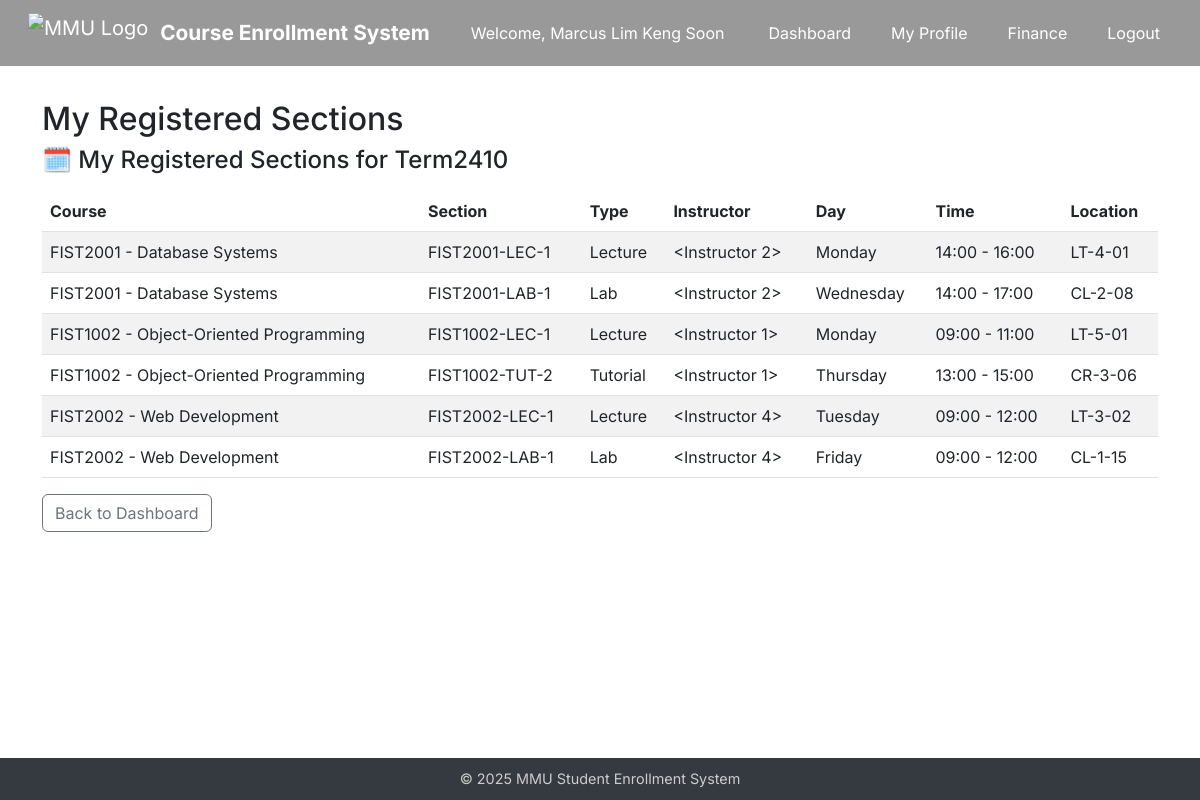
The app's page /my-courses (signed in) with its own data.
### app/models.py (models this page shows, shortened)
class Student(UserMixin, db.Model):
    id = db.Column(db.Integer, primary_key=True)
    name = db.Column(db.String(64))
    email = db.Column(db.String(120), unique=True)
    department = db.Column(db.String(64))
    password_hash = db.Column(db.String(128))
    scholarship_percentage = db.Column(db.Integer, default=0)
    enrollments = db.relationship('Enrollment', backref='student', lazy=True)
    @property
    def is_admin(self):
        return False
    @property
    def is_student(self):
        return True

class Section(db.Model):
    id = db.Column(db.Integer, primary_key=True)
    course_id = db.Column(db.Integer, db.ForeignKey('course.id'), nullable=False)
    name = db.Column(db.String(20), nullable=False)
    type = db.Column(db.String(20), nullable=False)
    location = db.Column(db.String(128), nullable=False)    # ✅ 加这个
    day = db.Column(db.String(20), nullable=False)
    start_time = db.Column(db.Time, nullable=False)         # ✅ 建议用标准时间类型
    end_time = db.Column(db.Time, nullable=False)
    quota = db.Column(db.Integer, nullable=False)
    instructor_id = db.Column(db.Integer, db.ForeignKey("instructor.id"))
    instructor = db.relationship('Instructor', backref='sections')
    course = db.relationship("Course", back_populates="sections")
    enrollments = db.relationship("Enrollment", back_populates="section", cascade="all, delete")

class Course(db.Model):
    id = db.Column(db.Integer, primary_key=True)
    course_code = db.Column(db.String(10), unique=True)
    course_name = db.Column(db.String(128))
    description = db.Column(db.Text)
    credits = db.Column(db.Integer)
    semester = db.Column(db.String(64))
    department = db.Column(db.String(64))
    prerequisite_id = db.Column(db.Integer, db.ForeignKey('course.id'))
    prerequisite = db.relationship("Course", remote_side=[id])
    enrollments = db.relationship('Enrollment', backref='course', lazy=True)
    sections = db.relationship('Section', back_populates='course', cascade='all, delete')

### app/routes/student.py (the view)
@student_bp.route("/my-courses")
@login_required
def my_courses():
    student_id = current_user.id
    setting = SystemSetting.query.filter_by(key="open_semester").first()
    open_semester = setting.value if setting else "Term2410"
    sections = db.session.query(Section).join(Enrollment).join(Section.course).filter(
        Enrollment.student_id == student_id,
        Course.semester == open_semester
    ).all()
    return render_template("student/my_courses.html", sections=sections, open_semester=open_semester)

### app/templates/student/my_courses.html (shortened to what this page needs)
{% extends "base.html" %}
{% block content %}
<h2>My Registered Sections</h2>
<h4 class="mb-3">🗓️ My Registered Sections for {{ open_semester }}</h4>
<table class="table table-striped">
    <thead>
        <tr>
            <th>Course</th>
            <th>Section</th>
            <th>Type</th>
            <th>Instructor</th>
            <th>Day</th>
            <th>Time</th>
            <th>Location</th>
        </tr>
    </thead>
    <tbody>
        {% for s in sections %}
        <tr>
            <td>{{ s.course.course_code }} - {{ s.course.course_name }}</td>
            <td>{{ s.name }}</td>
            <td>{{ s.type }}</td>
            <td>{{ s.instructor }}</td>
            <td>{{ s.day }}</td>
            <td>{{ s.start_time.strftime('%H:%M') }} - {{ s.end_time.strftime('%H:%M') }}</td>
            <td>{{ s.location }}</td>
        </tr>
        {% endfor %}
    </tbody>
</table>
<a href="{{ url_for('student.dashboard') }}" class="btn btn-outline-secondary">Back to Dashboard</a>
{% endblock %}

### app/templates/base.html (shortened to what this page needs)
<!DOCTYPE html>
<html lang="en">
<head>
  <link href="https://cdn.jsdelivr.net/npm/bootstrap@5.3.0/dist/css/bootstrap.min.css" rel="stylesheet">
</head>
<body>
<nav id="navbar" class="navbar navbar-expand-lg navbar-dark navbar-transparent fixed-top px-3" style="background-color: rgba(0,0,0,0.4);">
  <div class="container-fluid">
    <a class="navbar-brand d-flex align-items-center" href="{{ url_for('shared.index') }}">
      <img src="{{ url_for('static', filename='image/Multimedia_University_secondary_logo_2020.png') }}" alt="MMU Logo">
      <span>Course Enrollment System</span>
    </a>
    <div class="ms-auto d-flex align-items-center">
            {% if current_user.is_authenticated %}
        <span class="text-white me-3">
          Welcome,
          {% if current_user.is_admin %}
            {{ current_user.username }}
          {% elif current_user.is_student %}
            {{ current_user.name }}
          {% elif current_user.is_instructor %}
            {{ current_user.name }}
          {% endif %}
        </span>
        {% if current_user.is_admin %}
          <a class="btn btn-nav" href="{{ url_for('admin.admin_dashboard') }}">Dashboard</a>
          <a class="btn btn-nav" href="{{ url_for('admin.admin_all_students') }}">All Students</a>
          <a class="btn btn-nav" href="{{ url_for('admin.admin_credit_transfer') }}">Manage Credit Transfers</a>
          <a class="btn btn-nav" href="{{ url_for('admin.admin_instructor_list') }}">Manage Instructors</a>
          <a class="btn btn-nav" href="{{ url_for('admin.admin_logout') }}">Logout</a>
        {% elif current_user.is_student %}
          <a class="btn btn-nav" href="{{ url_for('student.dashboard') }}">Dashboard</a>
          <a class="btn btn-nav" href="{{ url_for('student.profile') }}">My Profile</a>
          <a class="btn btn-nav" href="{{ url_for('student.finance') }}">Finance</a>
          <a class="btn btn-nav" href="{{ url_for('shared.logout') }}">Logout</a>
        {% endif %}
      {% endif %}
    </div>
  </div>
</nav>
<main class="{% if request.endpoint == 'shared.index' %}{% else %}container{% endif %}" style="padding-top: 100px;">
  {% block content %}{% endblock %}
</main>
<footer>
  © 2025 MMU Student Enrollment System
</footer>
</body>
</html>

### app/templates/base.html (style rules this page uses)
body { margin: 0; padding: 0; min-height: 100vh; display: flex; flex-direction: column; font-family: 'Inter', sans-serif; background-color: transparent; }
main { flex: 1; }
footer { background: #343a40; color: #ccc; text-align: center; padding: 10px 0; font-size: 0.9rem; }
.navbar-transparent { background-color: rgba(0, 0, 0, 0.4) !important; backdrop-filter: blur(2px); -webkit-backdrop-filter: blur(2px); box-shadow: none !important; border: none !important; }
.navbar-brand img { height: 40px; margin-right: 12px; }
.navbar-brand span { color: white; font-size: 1.3rem; font-weight: bold; }
.btn-nav { background: transparent; color: white; border: none; font-size: 1rem; margin-left: 1rem; }

### records on screen
Student: name "Marcus Lim Keng Soon"
Section: course.course_code "FIST2001", course.course_name "Database Systems", name "FIST2001-LEC-1", type "Lecture", instructor "<Instructor 2>", day "Monday", start_time "14:00", end_time "16:00", location "LT-4-01"
Section: course.course_code "FIST2001", course.course_name "Database Systems", name "FIST2001-LAB-1", type "Lab", instructor "<Instructor 2>", day "Wednesday", start_time "14:00", end_time "17:00", location "CL-2-08"
Section: course.course_code "FIST1002", course.course_name "Object-Oriented Programming", name "FIST1002-LEC-1", type "Lecture", instructor "<Instructor 1>", day "Monday", start_time "09:00", end_time "11:00", location "LT-5-01"
Section: course.course_code "FIST1002", course.course_name "Object-Oriented Programming", name "FIST1002-TUT-2", type "Tutorial", instructor "<Instructor 1>", day "Thursday", start_time "13:00", end_time "15:00", location "CR-3-06"
Section: course.course_code "FIST2002", course.course_name "Web Development", name "FIST2002-LEC-1", type "Lecture", instructor "<Instructor 4>", day "Tuesday", start_time "09:00", end_time "12:00", location "LT-3-02"
Section: course.course_code "FIST2002", course.course_name "Web Development", name "FIST2002-LAB-1", type "Lab", instructor "<Instructor 4>", day "Friday", start_time "09:00", end_time "12:00", location "CL-1-15"

### other values on screen
{{ open_semester }} "Term2410"
